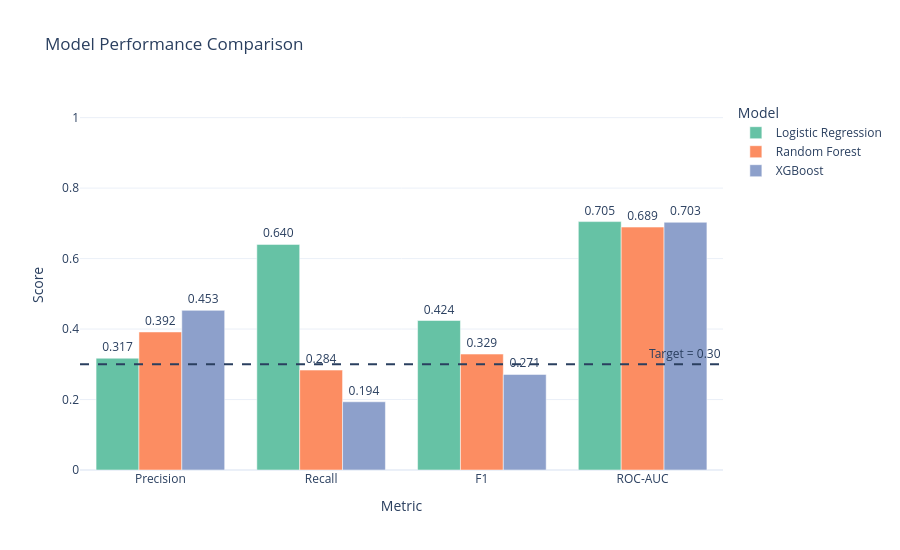

Notebook cell for this chart:
### Code cell
# Model Performance Comparison
# Convert results to DataFrame
results_df = pd.DataFrame(results)

# Select the metrics we want to compare
metrics = ["Precision", "Recall", "F1", "ROC-AUC"]

# Reshape the data
plot_df = results_df.melt(
    id_vars="Model",
    value_vars=metrics,
    var_name="Metric",
    value_name="Score"
)

# Create bar chart
fig = px.bar(
    plot_df,
    x="Metric",
    y="Score",
    color="Model",
    barmode="group",
    text="Score",
    title="Model Performance Comparison",
    color_discrete_sequence=px.colors.qualitative.Set2
)

# Add target line
fig.add_hline(
    y=0.30,
    line_dash="dash",
    annotation_text="Target = 0.30"
)

# Format numbers on bars
fig.update_traces(
    texttemplate="%{text:.3f}",
    textposition="outside"
)

# Improve chart appearance
fig.update_layout(
    xaxis_title="Metric",
    yaxis_title="Score",
    yaxis_range=[0, 1.05],
    template="plotly_white",
    width=900,
    height=550
)

fig.show()

### Figure 1 — Plotly figure (JSON) as saved in the notebook; plotly's stock layout.template omitted (floating-point values rounded to 4 significant figures)
{"data": [{"alignmentgroup": "True", "hovertemplate": "Model=Logistic Regression<br>Metric=%{x}<br>Score=%{text}<extra></extra>", "legendgroup": "Logistic Regression", "marker": {"color": "rgb(102,194,165)", "pattern": {"shape": ""}}, "name": "Logistic Regression", "offsetgroup": "Logistic Regression", "orientation": "v", "showlegend": true, "text": [0.3172, 0.6402, 0.4242, 0.7049], "textposition": "outside", "texttemplate": "%{text:.3f}", "type": "bar", "x": ["Precision", "Recall", "F1", "ROC-AUC"], "xaxis": "x", "y": [0.3172, 0.6402, 0.4242, 0.7049], "yaxis": "y"}, {"alignmentgroup": "True", "hovertemplate": "Model=Random Forest<br>Metric=%{x}<br>Score=%{text}<extra></extra>", "legendgroup": "Random Forest", "marker": {"color": "rgb(252,141,98)", "pattern": {"shape": ""}}, "name": "Random Forest", "offsetgroup": "Random Forest", "orientation": "v", "showlegend": true, "text": [0.3917, 0.2836, 0.329, 0.6893], "textposition": "outside", "texttemplate": "%{text:.3f}", "type": "bar", "x": ["Precision", "Recall", "F1", "ROC-AUC"], "xaxis": "x", "y": [0.3917, 0.2836, 0.329, 0.6893], "yaxis": "y"}, {"alignmentgroup": "True", "hovertemplate": "Model=XGBoost<br>Metric=%{x}<br>Score=%{text}<extra></extra>", "legendgroup": "XGBoost", "marker": {"color": "rgb(141,160,203)", "pattern": {"shape": ""}}, "name": "XGBoost", "offsetgroup": "XGBoost", "orientation": "v", "showlegend": true, "text": [0.453, 0.1936, 0.2713, 0.703], "textposition": "outside", "texttemplate": "%{text:.3f}", "type": "bar", "x": ["Precision", "Recall", "F1", "ROC-AUC"], "xaxis": "x", "y": [0.453, 0.1936, 0.2713, 0.703], "yaxis": "y"}], "layout": {"annotations": [{"showarrow": false, "text": "Target = 0.30", "x": 1, "xanchor": "right", "xref": "x domain", "y": 0.3, "yanchor": "bottom", "yref": "y"}], "barmode": "group", "height": 550, "legend": {"title": {"text": "Model"}, "tracegroupgap": 0}, "shapes": [{"line": {"dash": "dash"}, "type": "line", "x0": 0, "x1": 1, "xref": "x domain", "y0": 0.3, "y1": 0.3, "yref": "y"}], "title": {"text": "Model Performance Comparison"}, "width": 900, "xaxis": {"anchor": "y", "domain": [0, 1], "title": {"text": "Metric"}}, "yaxis": {"anchor": "x", "domain": [0, 1], "range": [0, 1.05], "title": {"text": "Score"}}}}
